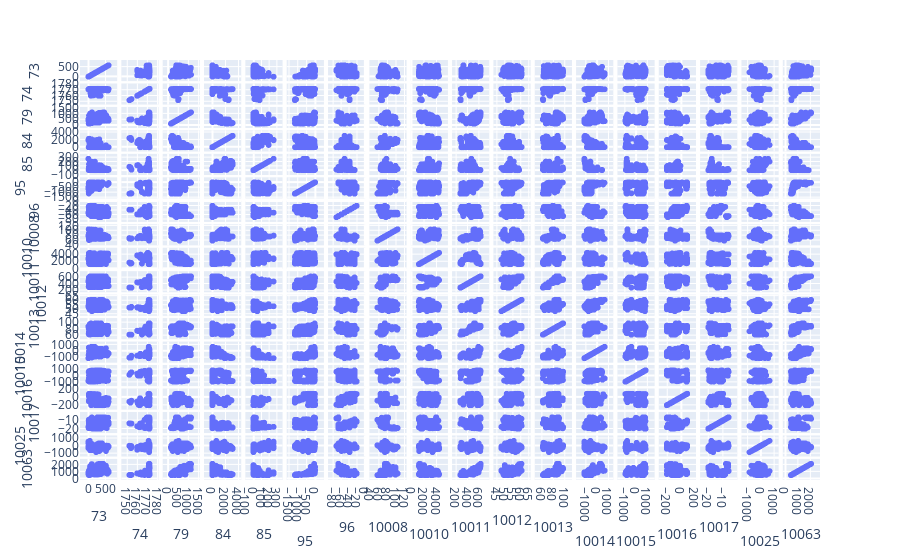

This figure's notebook cell:
### Markdown cell above
#### Scatter matrix

### Code cell
px.scatter_matrix(df_base)

### Figure 1 — Plotly figure (JSON) as saved in the notebook; plotly's stock layout.template omitted (floating-point values rounded to 4 significant figures; data arrays with more than 128 entries replaced by an {"elided": "..."} marker saying what was removed)
{"data": [{"dimensions": [{"axis": {"matches": true}, "label": "73", "values": {"elided": "672 float values"}}, {"axis": {"matches": true}, "label": "74", "values": {"elided": "672 float values"}}, {"axis": {"matches": true}, "label": "79", "values": {"elided": "672 float values"}}, {"axis": {"matches": true}, "label": "84", "values": {"elided": "672 float values"}}, {"axis": {"matches": true}, "label": "85", "values": {"elided": "672 float values"}}, {"axis": {"matches": true}, "label": "95", "values": {"elided": "672 float values"}}, {"axis": {"matches": true}, "label": "96", "values": {"elided": "672 float values"}}, {"axis": {"matches": true}, "label": "10008", "values": {"elided": "672 float values"}}, {"axis": {"matches": true}, "label": "10010", "values": {"elided": "672 float values"}}, {"axis": {"matches": true}, "label": "10011", "values": {"elided": "672 float values"}}, {"axis": {"matches": true}, "label": "10012", "values": {"elided": "672 float values"}}, {"axis": {"matches": true}, "label": "10013", "values": {"elided": "672 float values"}}, {"axis": {"matches": true}, "label": "10014", "values": {"elided": "672 float values"}}, {"axis": {"matches": true}, "label": "10015", "values": {"elided": "672 float values"}}, {"axis": {"matches": true}, "label": "10016", "values": {"elided": "672 float values"}}, {"axis": {"matches": true}, "label": "10017", "values": {"elided": "672 float values"}}, {"axis": {"matches": true}, "label": "10025", "values": {"elided": "672 float values"}}, {"axis": {"matches": true}, "label": "10063", "values": {"elided": "672 float values"}}], "hovertemplate": "%{xaxis.title.text}=%{x}<br>%{yaxis.title.text}=%{y}<extra></extra>", "legendgroup": "", "marker": {"color": "#636efa", "symbol": "circle"}, "name": "", "showlegend": false, "type": "splom"}], "layout": {"dragmode": "select", "legend": {"tracegroupgap": 0}, "margin": {"t": 60}}}
